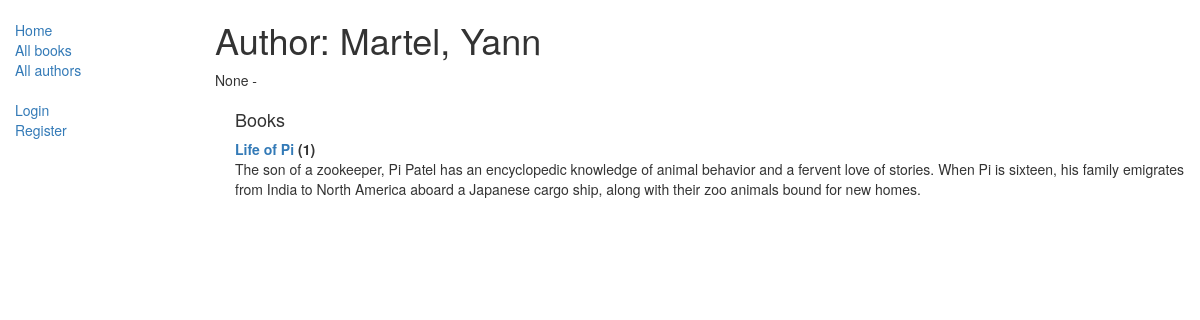
The app's page /catalog/author/1 with its own data.
### catalog/models.py (models this page shows, shortened)
class Author(models.Model):
    first_name = models.CharField(max_length=100)
    last_name = models.CharField(max_length=100)
    date_of_birth = models.DateField(null=True, blank=True)
    date_of_death = models.DateField('Died', null=True, blank=True)
    def __str__(self):
        return '%s, %s' % (self.last_name, self.first_name)

class Book(models.Model):
    title = models.CharField(max_length=200)
    author = models.ForeignKey('Author', on_delete=models.SET_NULL, null=True)
    summary = models.TextField(max_length=1000, help_text="Enter a brief description of the book")
    isbn = models.CharField('ISBN',max_length=13, help_text='13 Character <a href="https://www.isbn-international.org/content/what-isbn">ISBN number</a>')
    genre = models.ManyToManyField(Genre, help_text="Select a genre for this book")
    language = models.ForeignKey('Language', on_delete=models.SET_NULL, null=True)
    def __str__(self):
        return self.title
    def display_genre(self):
        """
        Creates a string for the Genre. This is required to display genre in Admin.
        """
        return ', '.join([ genre.name for genre in self.genre.all()[:3] ])
    display_genre.short_description = 'Genre'

### catalog/views.py (the view)
# urls.py: path('author/<int:pk>', views.AuthorDetailView.as_view(), name='author-detail'),
class AuthorDetailView(generic.DetailView):
    model = Author

### catalog/templates/catalog/author_detail.html (shortened to what this page needs)
{% extends "base_generic.html" %}
{% block content %}
<h1>Author: {{ author }} </h1>
<p>{{author.date_of_birth}} - {% if author.date_of_death %}{{author.date_of_death}}{% endif %}</p>
<div style="margin-left:20px;margin-top:20px">
<h4>Books</h4>
<dl>
{% for book in author.book_set.all %}
  <dt><a href="{% url 'book-detail' book.pk %}">{{book}}</a> ({{book.bookinstance_set.all.count}})</dt>
  <dd>{{book.summary}}</dd>
{% endfor %}
</dl>
</div>
{% endblock %}

### records on screen
Author: last_name+first_name "Martel, Yann", date_of_birth "None"
Book: title "Life of Pi", bookinstance_set.all.count "1", summary "The son of a zookeeper, Pi Patel has an encyclopedic knowledge of animal behavior and a fervent love of stories. When Pi is sixteen, his family emigrates from India to North America aboard a Japanese cargo ship, along with their zoo animals bound for new homes."
